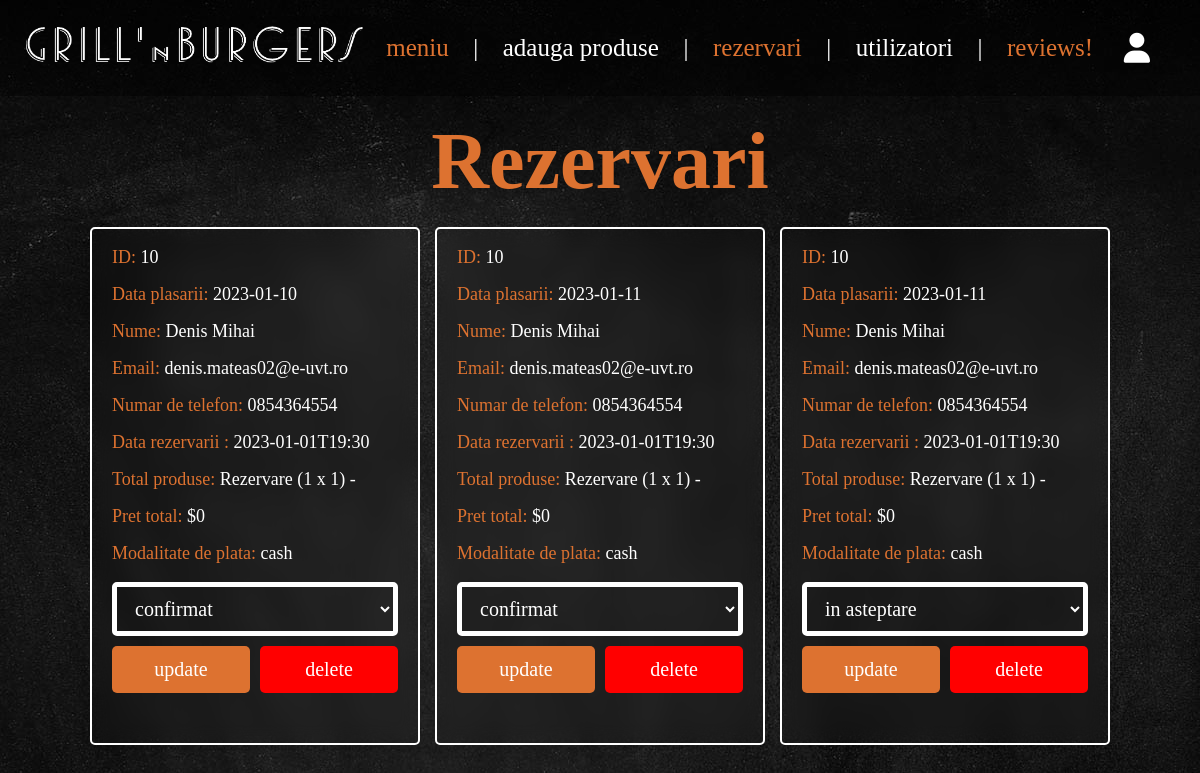
The page /admin/reserv_placed.php (signed in) on the database its author committed.
### tables this page shows
CREATE TABLE `orders` (
  `id` int(100) NOT NULL,
  `user_id` int(100) NOT NULL,
  `name` varchar(20) NOT NULL,
  `number` varchar(10) NOT NULL,
  `email` varchar(50) NOT NULL,
  `method` varchar(50) NOT NULL,
  `meeting_time` varchar(500) NOT NULL,
  `total_products` varchar(1000) NOT NULL,
  `total_price` int(100) NOT NULL,
  `placed_on` date NOT NULL DEFAULT current_timestamp(),
  `res_status` varchar(20) NOT NULL DEFAULT 'in asteptare'
);

### admin/reserv_placed.php (the view, shortened to what this page needs)
<?php
include '../components/connect.php';
?>
<!DOCTYPE html>
<html lang="en">
<head>
   <link rel="stylesheet" href="https://cdnjs.cloudflare.com/ajax/libs/font-awesome/6.1.1/css/all.min.css">
   <link rel="stylesheet" href="../css/admin_style.css">
</head>
<body style="background-image: url('../images/greybg.jpg')">
   <?php include '../components/admin_header.php' ?>
   <section class="placed-orders">
      <h1 class="heading">Rezervari</h1>
      <div class="box-container">
         <?php
         $select_orders = $conn->prepare("SELECT * FROM `orders`");
         $select_orders->execute();
         if ($select_orders->rowCount() > 0) {
            while ($fetch_orders = $select_orders->fetch(PDO::FETCH_ASSOC)) {
         ?>
               <div class="box">
                  <p> ID: <span><?= $fetch_orders['user_id']; ?></span> </p>
                  <p> Data plasarii: <span><?= $fetch_orders['placed_on']; ?></span> </p>
                  <p> Nume: <span><?= $fetch_orders['name']; ?></span> </p>
                  <p> Email: <span><?= $fetch_orders['email']; ?></span> </p>
                  <p> Numar de telefon: <span><?= $fetch_orders['number']; ?></span> </p>
                  <p> Data rezervarii : <span><?= $fetch_orders['meeting_time']; ?></span> </p>
                  <p> Total produse: <span><?= $fetch_orders['total_products']; ?></span> </p>
                  <p> Pret total: <span>$<?= $fetch_orders['total_price']; ?></span> </p>
                  <p> Modalitate de plata: <span><?= $fetch_orders['method']; ?></span> </p>
                  <form action="" method="POST">
                     <select name="res_status" class="drop-down">
                        <option value="" selected disabled><?= $fetch_orders['res_status']; ?></option>
                     </select>
                     <div class="flex-btn">
                        <input style="border: none" type="submit" value="update" class="btn" name="update_res">
                        <a href="reserv_placed.php?delete=<?= $fetch_orders['id']; ?>" class="delete-btn" onclick="return confirm('delete this order?');">delete</a>
                     </div>
                  </form>
               </div>
         <?php
            }
         } else {
            echo '<p class="empty">Nu sunt rezervari!</p>';
         }
         ?>
      </div>
   </section>
</body>
</html>

### css/admin_style.css (style rules this page uses)
html { margin: 0; height: 100%; font-size: 62.5%; overflow-x: hidden; scroll-behavior: smooth; stop-opacity: 7rem; }
body { height: 100%; width: 100%; margin: 0; background-size: cover; background-repeat: no-repeat; background-attachment: fixed; background-position: center; }
* { scroll-behavior: smooth; font-family: 'Raleway', 'bold'; font-size: 18px; box-sizing: border-box; text-decoration: none; color: white; margin: 0; padding: 0; scroll-margin-block: 100px; }
section { max-width: 100%; margin:0 auto; padding:2rem; }
.btn, .delete-btn, .option-btn { display: block; margin-top: 1rem; border-radius: .5rem; cursor: pointer; margin: 0 auto; width: 50%; font-size: 2rem; color:white; margin-bottom:3rem; padding:1.2rem 3rem; text-align: center; }
.btn { background-color: #dd7230; }
.delete-btn { background-color: red; }
.flex-btn { display: flex; gap:1rem; }
.heading { text-align: center; margin-bottom: 2rem; color:#dd7230; font-size: 8rem; }
.placed-orders .box-container { display: grid; grid-template-columns: repeat(auto-fit, 33rem); gap:1.5rem; justify-content: center; align-items: flex-start; }
.placed-orders .box-container .box { background-color: transparent; border-radius: .5rem; backdrop-filter: blur(10px); box-shadow: 0 .5rem 1rem rgba(0,0,0,.1); border:0.2rem solid white;; padding:2rem; padding-top: 1rem; }
.placed-orders .box-container .box p { padding: .5rem 0; line-height: 1.5; font-size: 1.8rem; color:#dd7230;; }
.placed-orders .box-container .box p span { color:white; }
.placed-orders .box-container .box .drop-down { width: 100%; margin:1rem 0; background-color: transparent; padding:1rem 1.4rem; font-size: 2rem; color:white; border:0.5rem solid white;; border-radius: .5rem; }

### rows shown on the page
orders: user "10", placed_on "2023-01-10", name "Denis Mihai", email "denis.mateas02@e-uvt.ro", number "0854364554", meeting_time "2023-01-01T19:30", total_products "Rezervare (1 x 1) -", total_price "0", method "cash", res_status "confirmat"
orders: user "10", placed_on "2023-01-11", name "Denis Mihai", email "denis.mateas02@e-uvt.ro", number "0854364554", meeting_time "2023-01-01T19:30", total_products "Rezervare (1 x 1) -", total_price "0", method "cash", res_status "confirmat"
orders: user "10", placed_on "2023-01-11", name "Denis Mihai", email "denis.mateas02@e-uvt.ro", number "0854364554", meeting_time "2023-01-01T19:30", total_products "Rezervare (1 x 1) -", total_price "0", method "cash", res_status "in asteptare"
